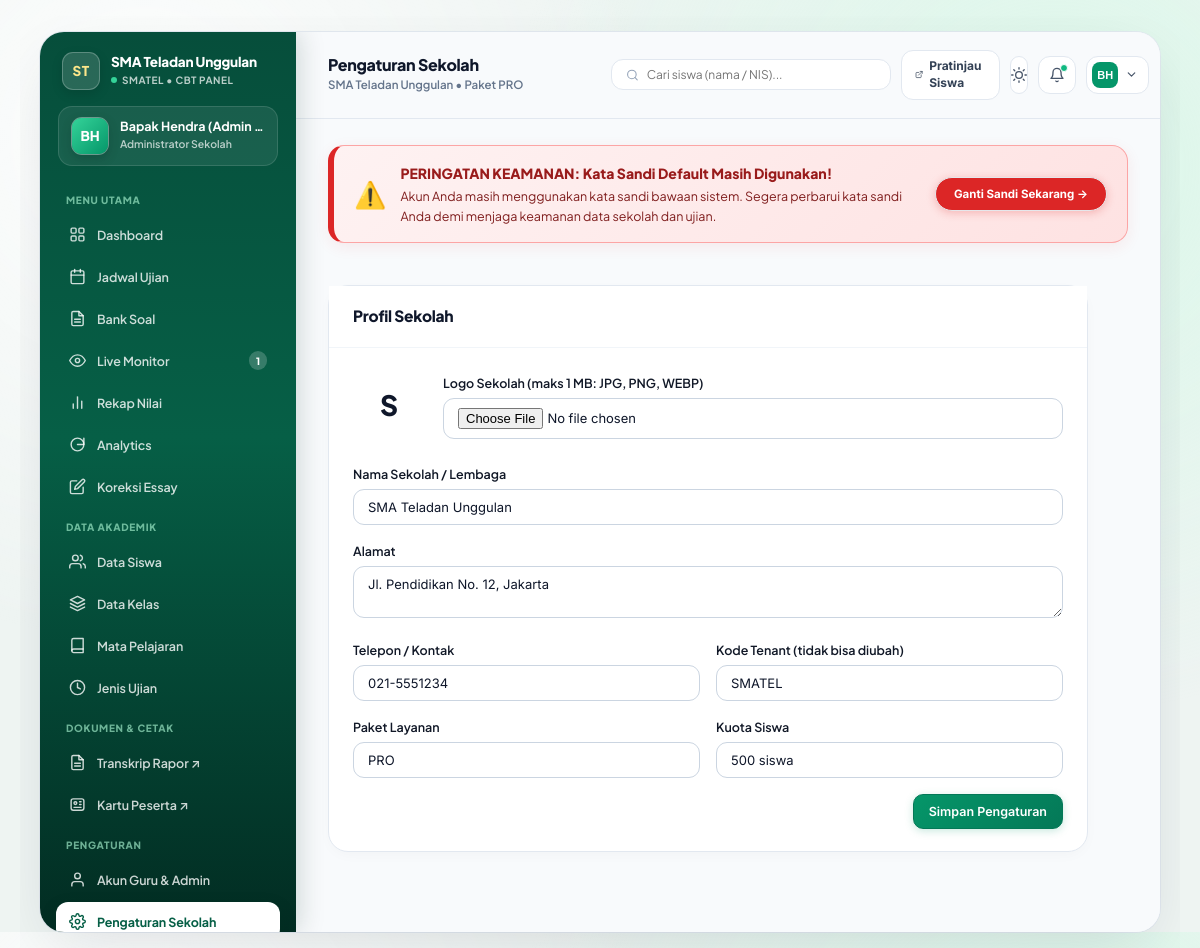
Screenshot of /admin/settings.php (signed in) with the database file from the repository.
### tables this page shows
CREATE TABLE `tenants` (
    `id` INT AUTO_INCREMENT PRIMARY KEY,
    `code` VARCHAR(30) NOT NULL UNIQUE,
    `slug` VARCHAR(60) NOT NULL UNIQUE,
    `subdomain` VARCHAR(60) NULL,
    `name` VARCHAR(150) NOT NULL,
    `logo_url` VARCHAR(255) NULL,
    `logo` VARCHAR(500) NULL,
    `address` TEXT NULL,
    `phone` VARCHAR(30) NULL,
    `package` VARCHAR(50) NOT NULL DEFAULT 'pro',
    `student_quota` INT NOT NULL DEFAULT 500,
    `is_active` TINYINT(1) NOT NULL DEFAULT 1,
    `created_at` DATETIME NOT NULL DEFAULT CURRENT_TIMESTAMP
);

### admin/settings.php (the view, shortened to what the rows shown need)
<?php
$pageTitle = "Pengaturan Sekolah";
require_once __DIR__ . '/_bootstrap.php';
$school = Tenant::get();
$previewLogo = !empty($school['logo_url'])
    ? $school['logo_url']
    : ($_SESSION['school_logo'] ?? $school['logo'] ?? $school['logo_path'] ?? null);
require_once __DIR__ . '/header.php';
?>
<div style="max-width: 760px;">
    <div class="card">
        <div class="card-body">
            <form method="POST" enctype="multipart/form-data">
                <div style="display: flex; align-items: center; gap: 18px; margin-bottom: 22px;">
                    <?php if (!empty($previewLogo)): ?>
                        <img src="<?= htmlspecialchars($previewLogo) ?>" alt="Logo Sekolah" style="width: 72px; height: 72px; object-fit: contain; border-radius: 14px; border: 1px solid var(--border-light); background: #fff;">
                    <?php else: ?>
                        <div style="width: 72px; height: 72px; border-radius: 14px; background: var(--primary-light); color: var(--primary-dark); display: flex; align-items: center; justify-content: center; font-size: 28px; font-weight: 800;">
                            <?= htmlspecialchars(substr((string)($school['name'] ?? ''), 0, 1)) ?>
                        </div>
                    <?php endif; ?>
                    <div class="form-group" style="flex: 1; margin-bottom: 0;">
                        <label class="form-label">Logo Sekolah (maks 1 MB: JPG, PNG, WEBP)</label>
                        <input type="file" name="logo" class="form-control" accept="image/jpeg,image/png,image/webp">
                    </div>
                </div>
                <div class="form-group">
                    <label class="form-label">Nama Sekolah / Lembaga</label>
                    <input type="text" name="name" class="form-control" value="<?= htmlspecialchars($school['name'] ?? 'CBT Online') ?>" required>
                </div>
                <div class="form-group">
                    <label class="form-label">Alamat</label>
                    <textarea name="address" class="form-control" rows="2" placeholder="Alamat sekolah..."><?= htmlspecialchars($school['address'] ?? '') ?></textarea>
                </div>
                <div class="form-row">
                    <div class="form-group">
                        <label class="form-label">Telepon / Kontak</label>
                        <input type="text" name="phone" class="form-control" value="<?= htmlspecialchars($school['phone'] ?? '') ?>" placeholder="021-xxxxxxx">
                    </div>
                    <div class="form-group">
                        <label class="form-label">Kode Tenant (tidak bisa diubah)</label>
                        <input type="text" class="form-control" value="<?= htmlspecialchars($school['code']) ?>" disabled>
                    </div>
                </div>
                <div class="form-row">
                    <div class="form-group">
                        <label class="form-label">Paket Layanan</label>
                        <input type="text" class="form-control" value="<?= strtoupper(htmlspecialchars($school['package'])) ?>" disabled>
                    </div>
                    <div class="form-group">
                        <label class="form-label">Kuota Siswa</label>
                        <input type="text" class="form-control" value="<?= (int)$school['student_quota'] ?> siswa" disabled>
                    </div>
                </div>
            </form>
        </div>
    </div>
</div>
<?php require_once __DIR__ . '/footer.php'; ?>

### admin/header.php (shortened to what the rows shown need)
<?php
require_once __DIR__ . '/../core/Database.php';
require_once __DIR__ . '/../core/Tenant.php';
$school = Tenant::get();
$ssoConfigFile = __DIR__ . '/../config/sso.php';
$ssoConfig = file_exists($ssoConfigFile) ? (require $ssoConfigFile) : [];
$isLocalHost = in_array($_SERVER['HTTP_HOST'] ?? 'localhost', ['localhost', '127.0.0.1'], true)
    || strpos($_SERVER['HTTP_HOST'] ?? '', 'localhost:') === 0
    || substr($_SERVER['HTTP_HOST'] ?? '', -5) === '.test';
$portalBaseUrl = rtrim((string)($ssoConfig['sso_server_url'] ?? ($isLocalHost ? 'http://localhost/veyraeducate/public' : 'https://veyracreative.site')), '/');
$portalDashboardUrl = $portalBaseUrl . '/dashboard';
?>
<!DOCTYPE html>
<html lang="id">
<head>
    <link rel="stylesheet" href="../assets/css/style.css?v=<?= filemtime(__DIR__ . '/../assets/css/style.css') ?>">
</head>
<body class="admin-fan-page">
<div class="fan-app-canvas">
    <aside class="fan-sidebar" id="fanSidebar">
        <div>
            <div class="fan-sidebar-brand-row">
                <a href="<?= htmlspecialchars($portalDashboardUrl) ?>" class="fan-sidebar-brand" style="display: flex; align-items: center; gap: 11px; text-decoration: none; color: inherit; min-width: 0; flex: 1;" title="Kembali ke Portal Veyra: <?= htmlspecialchars($school['name'] ?? 'CBT Online') ?>">
                    <div style="min-width: 0; flex: 1;">
                        <div style="font-size: 13.5px; font-weight: 800; letter-spacing: -0.2px; line-height: 1.25; overflow: hidden; text-overflow: ellipsis; white-space: nowrap;" title="<?= htmlspecialchars($school['name'] ?? 'CBT Online') ?>">
                            <?= htmlspecialchars($school['name'] ?? 'CBT Online') ?>
                        </div>
                        <div style="font-size: 10px; color: rgba(255, 255, 255, 0.72); font-weight: 700; margin-top: 2px; text-transform: uppercase; letter-spacing: 0.5px; display: flex; align-items: center; gap: 5px;">
                            <span style="width: 6px; height: 6px; border-radius: 50%; background: #34d399; display: inline-block;"></span>
                            <span style="overflow: hidden; text-overflow: ellipsis; white-space: nowrap;"><?= htmlspecialchars($school['code']) ?> &bull; CBT Panel</span>
                        </div>
                    </div>
                </a>
            </div>
        </div>
    </aside>
    <main class="fan-main-content">
        <div class="fan-top-header">
            <div style="display: flex; align-items: center; gap: 14px; min-width: 0;">
                <div style="min-width: 0;">
                    <div style="font-size: 16px; font-weight: 800; color: #0f172a; letter-spacing: -0.3px; line-height: 1.2;">
                        <?= htmlspecialchars($pageTitle ?? 'Dashboard Admin') ?>
                    </div>
                    <div style="font-size: 11.5px; color: #64748b; font-weight: 600; margin-top: 2px; white-space: nowrap; overflow: hidden; text-overflow: ellipsis;">
                        <?= htmlspecialchars($school['name'] ?? 'CBT Online') ?> &bull; Paket <?= strtoupper(htmlspecialchars($school['package'] ?? 'PRO')) ?>
                    </div>
                </div>
            </div>
        </div>

### rows the page displays
tenants: name "SMA Teladan Unggulan", code "SMATEL", package "PRO", name "S", address "Jl. Pendidikan No. 12, Jakarta", phone "021-5551234", student_quota "500 siswa"

### other values shown
$schoolInitials "ST"
$initials "BH"
$user['name'] "Bapak Hendra (Admin…"
count($notifExams) "1"
$pageTitle "Pengaturan Sekolah"
